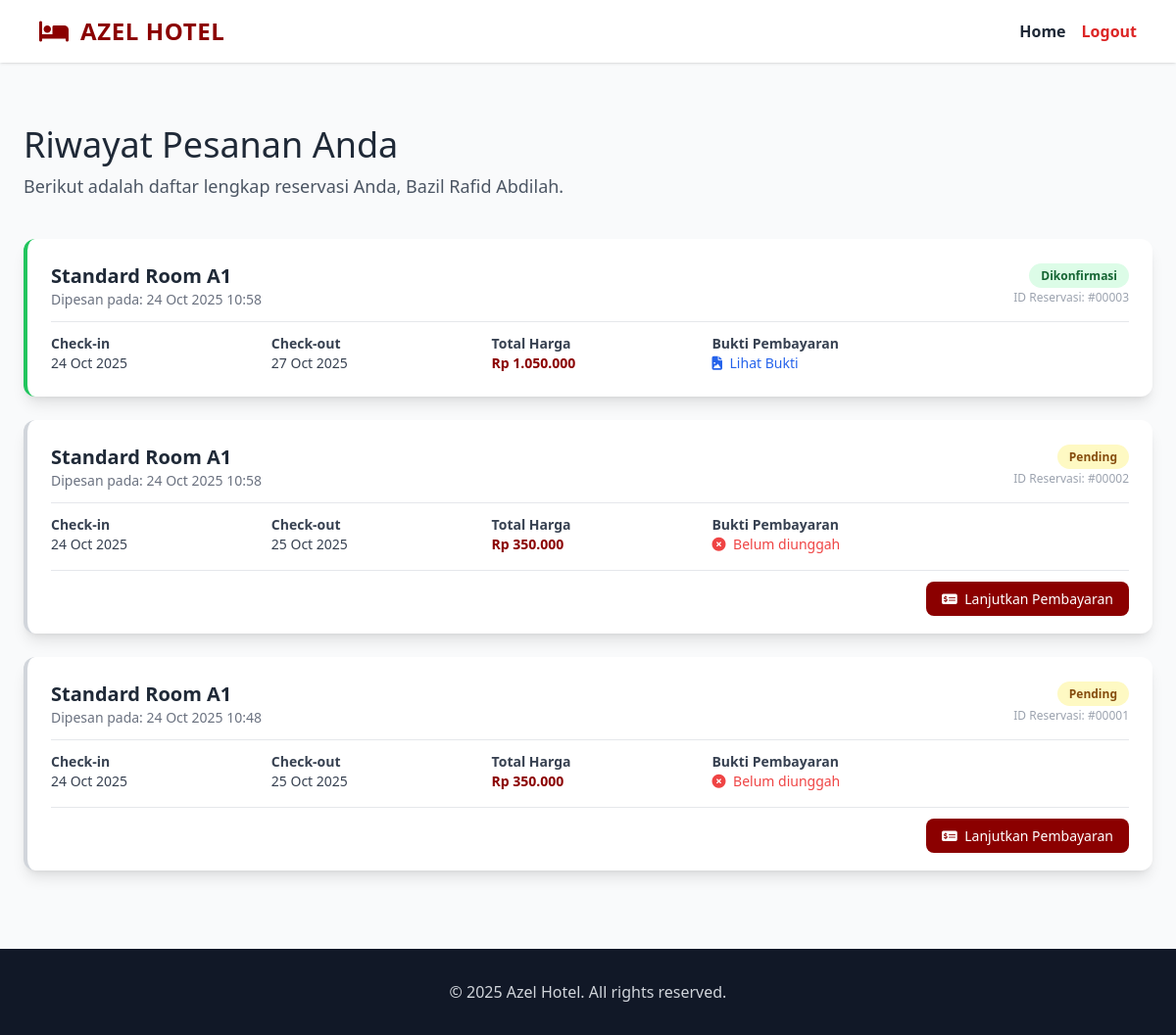
The app's page /history.php (signed in) with its own data.
### tables this page shows
CREATE TABLE `reservasi` (
  `id_reservasi` int NOT NULL,
  `id_user` int NOT NULL,
  `id_kamar` int NOT NULL,
  `check_in` date NOT NULL,
  `check_out` date NOT NULL,
  `total_harga` decimal(10,2) NOT NULL,
  `status_pembayaran` enum('pending','menunggu konfirmasi','dikonfirmasi','dibatalkan') DEFAULT 'pending',
  `bukti_pembayaran` varchar(255) DEFAULT NULL,
  `created_at` datetime DEFAULT CURRENT_TIMESTAMP
);

CREATE TABLE `kamar` (
  `id_kamar` int NOT NULL,
  `id_tipe` int DEFAULT NULL,
  `nama_kamar` varchar(100) NOT NULL,
  `deskripsi` text,
  `harga_per_malam` decimal(10,2) NOT NULL,
  `foto` varchar(255) DEFAULT NULL,
  `status` enum('tersedia','tidak tersedia') DEFAULT 'tersedia'
);

### history.php (the view, shortened to what this page needs)
<?php
$id_user = $_SESSION['user_id'];
$user_nama = $_SESSION['user_nama'] ?? 'Pelanggan Azel';
$db = new Database();
if (method_exists($db, 'connect')) {
    $conn = $db->connect();
} elseif (property_exists($db, 'conn') && $db->conn) {
    $conn = $db->conn;
} else {
    die('Koneksi database tidak ditemukan.');
}
try {
    $sql = "SELECT
                r.id_reservasi, r.check_in, r.check_out, r.total_harga, r.status_pembayaran,
                r.bukti_pembayaran, r.created_at, k.nama_kamar
            FROM
                reservasi r
            JOIN
                kamar k ON r.id_kamar = k.id_kamar
            WHERE
                r.id_user = ?
            ORDER BY
                r.created_at DESC";
    $stmt = $conn->prepare($sql);
    $stmt->execute([$id_user]);
    $reservations = $stmt->fetchAll(PDO::FETCH_ASSOC);
} catch (PDOException $e) {
    die("Error saat mengambil data riwayat: " . $e->getMessage());
}
function getStatusBadge($status) {
    $status = strtolower($status);
    $classes = "px-3 py-1 rounded-full text-xs font-semibold ";
    switch ($status) {
        case 'dikonfirmasi':
            $classes .= "bg-green-100 text-green-800";
            break;
        case 'menunggu konfirmasi':
        case 'pending':
            $classes .= "bg-yellow-100 text-yellow-800";
            break;
    }
    return "<span class='$classes'>" . ucwords(str_replace('_', ' ', $status)) . "</span>";
}
?>
<!DOCTYPE html>
<html lang="id">
<head>
    <script src="https://cdn.tailwindcss.com"></script>
    <link rel="stylesheet" href="https://cdnjs.cloudflare.com/ajax/libs/font-awesome/6.5.2/css/all.min.css">
</head>
<body class="bg-gray-50 pt-nav text-gray-800">
    <nav class="fixed top-0 left-0 w-full bg-white shadow z-40">
      <div class="flex items-center justify-between px-10 py-4 w-full">
        <div class="flex items-center gap-3">
          <i class="fas fa-bed text-2xl text-primary"></i>
          <a href="index.php" class="text-2xl font-bold text-primary tracking-wide">AZEL HOTEL</a>
        </div>
        <div class="flex items-center gap-4">
            <a href="index.php" class="hover:text-primary font-semibold">Home</a>
            <a href="logout.php" class="text-red-600 hover:text-red-800 font-semibold">Logout</a>
        </div>
      </div>
    </nav>
    <div class="max-w-7xl mx-auto px-6 py-10">
        <h1 class="text-4xl font-extralight text-gray-800 mb-2">Riwayat Pesanan Anda</h1>
        <p class="text-lg text-gray-600 mb-10">Berikut adalah daftar lengkap reservasi Anda, <?= htmlspecialchars($user_nama); ?>.</p>
        <?php if (empty($reservations)): ?>
            <div class="text-center py-10 bg-white rounded-lg shadow-xl border border-gray-200">
                <i class="fas fa-box-open text-6xl text-gray-400 mb-4"></i>
                <p class="text-xl text-gray-600">Anda belum memiliki riwayat pesanan.</p>
                <a href="index.php#rooms" class="mt-5 inline-block bg-primary text-white px-5 py-2 rounded-lg hover:bg-red-900 transition">Mulai Reservasi</a>
            </div>
        <?php else: ?>
            <div class="space-y-6">
                <?php foreach ($reservations as $res): ?>
                <?php
                    $borderColor = 'border-gray-300';
                    if ($res['status_pembayaran'] == 'dikonfirmasi') $borderColor = 'border-green-500';
                    elseif ($res['status_pembayaran'] == 'dibatalkan') $borderColor = 'border-red-500';
                    elseif ($res['status_pembayaran'] == 'menunggu konfirmasi') $borderColor = 'border-yellow-500';
                ?>
                <div class="bg-white p-6 rounded-xl shadow-lg border-l-4 <?= $borderColor; ?>">
                    <div class="flex justify-between items-start border-b pb-3 mb-3">
                        <div>
                            <p class="text-xl font-bold text-gray-800"><?= htmlspecialchars($res['nama_kamar']); ?></p>
                            <p class="text-sm text-gray-500">Dipesan pada: <?= date('d M Y H:i', strtotime($res['created_at'])); ?></p>
                        </div>
                        <div class="text-right">
                            <?= getStatusBadge($res['status_pembayaran']); ?>
                            <p class="text-xs text-gray-400 mt-1">ID Reservasi: #<?= str_pad($res['id_reservasi'], 5, '0', STR_PAD_LEFT); ?></p>
                        </div>
                    </div>
                    <div class="grid grid-cols-2 md:grid-cols-5 gap-y-4 gap-x-6 text-sm text-gray-700">
                        <div class="col-span-2 md:col-span-1">
                            <span class="font-semibold block">Check-in</span>
                            <?= date('d M Y', strtotime($res['check_in'])); ?>
                        </div>
                        <div class="col-span-2 md:col-span-1">
                            <span class="font-semibold block">Check-out</span>
                            <?= date('d M Y', strtotime($res['check_out'])); ?>
                        </div>
                        <div class="col-span-2 md:col-span-1">
                            <span class="font-semibold block">Total Harga</span>
                            <span class="font-bold text-primary">Rp <?= number_format($res['total_harga'], 0, ',', '.'); ?></span>
                        </div>
                        <div class="col-span-2 md:col-span-2">
                            <span class="font-semibold block">Bukti Pembayaran</span>
                            <?php if ($res['bukti_pembayaran']): ?>
                                <a href="proofs/<?= htmlspecialchars($res['bukti_pembayaran']); ?>" target="_blank" class="text-blue-600 hover:text-blue-800 hover:underline">
                                    <i class="fas fa-file-image mr-1"></i> Lihat Bukti
                                </a>
                            <?php else: ?>
                                <span class="text-red-500"><i class="fas fa-times-circle mr-1"></i> Belum diunggah</span>
                            <?php endif; ?>
                        </div>
                    </div>
                    <?php if ($res['status_pembayaran'] == 'pending'): ?>
                        <div class="mt-4 pt-4 border-t text-right">
                             <a href="payment.php" class="bg-primary text-white px-4 py-2 rounded-lg hover:bg-red-900 transition text-sm">
                                <i class="fas fa-money-check-alt mr-1"></i> Lanjutkan Pembayaran
                             </a>
                        </div>
                    <?php endif; ?>
                </div>
                <?php endforeach; ?>
            </div>
        <?php endif; ?>
    </div>
    <footer class="bg-gray-900 text-gray-300 py-8 mt-10">
      <div class="max-w-7xl mx-auto px-6 text-center">
        <p>&copy; <?php echo date('Y'); ?> Azel Hotel. All rights reserved.</p>
      </div>
    </footer>
</body>
</html>

### history.php (style rules this page uses)
:root { --primary: #8b0000; }
.bg-primary { background-color: var(--primary); }
.text-primary { color: var(--primary); }
.pt-nav { padding-top: 5.5rem; }

### records on screen
reservasi: id_kamar.nama_kamar "Standard Room A1", created_at "24 Oct 2025 10:58", status_pembayaran "Dikonfirmasi", id_reservasi "00003", check_in "24 Oct 2025", check_out "27 Oct 2025", total_harga "1.050.000"
reservasi: id_kamar.nama_kamar "Standard Room A1", created_at "24 Oct 2025 10:58", status_pembayaran "Pending", id_reservasi "00002", check_in "24 Oct 2025", check_out "25 Oct 2025", total_harga "350.000", shows "Belum diunggah", shows "Lanjutkan Pembayaran"
reservasi: id_kamar.nama_kamar "Standard Room A1", created_at "24 Oct 2025 10:48", status_pembayaran "Pending", id_reservasi "00001", check_in "24 Oct 2025", check_out "25 Oct 2025", total_harga "350.000", shows "Belum diunggah", shows "Lanjutkan Pembayaran"

### other values on screen
$user_nama "Bazil Rafid Abdilah"
